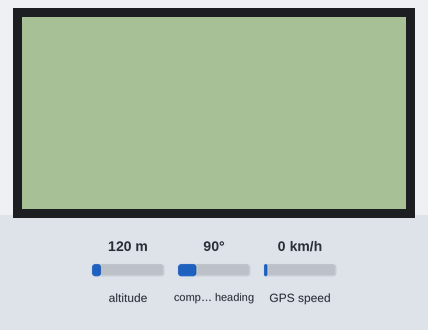
Recording of a sketch running on a simulated Arduino Uno, built with avr-gcc and run on an emulated ATmega328P. Shown: 128×64 one-colour display. Inputs (shaded band) come from the test bench; at power-on: altitude 120 m, compass heading 90°, GPS speed 0 km/h. The GPS gets a fix after 3 s at 37.7749, -122.4194 with 8 satellites; what the sketch prints to the serial monitor is not drawn.

Above: at 1.2 s.
1.3 s: altitude set to 20 m
At 5.0 s:
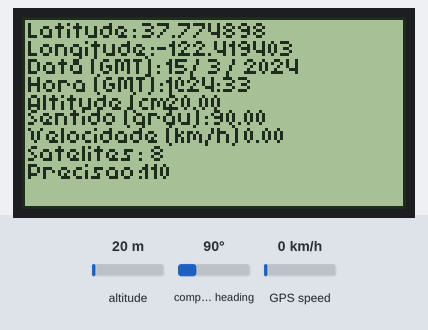
5.6 s: compass heading set to 7°
At 9.6 s:
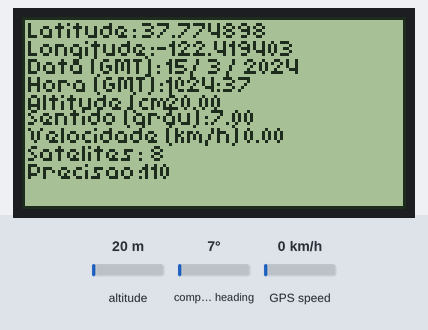
9.9 s: GPS speed set to 118 km/h
At 11.8 s:
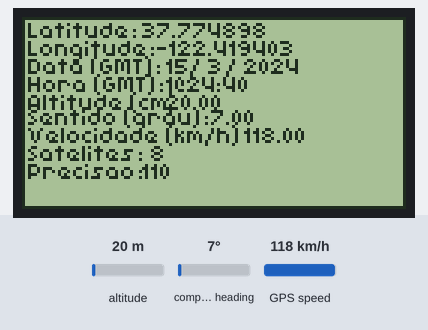
13.8 s: altitude set to 250 m
At 16.8 s:
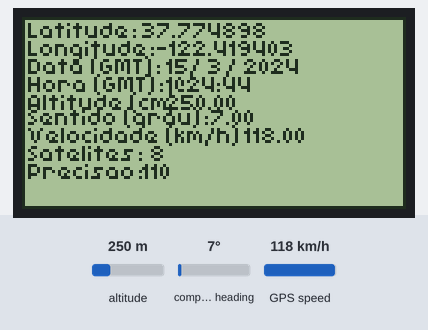
Timing chart, 0 to 18.3 s (numbered marks = the images above; inputs shaded):
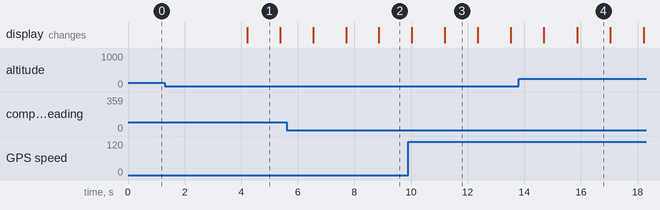

Measured:
- what the display in image 1 shows lasts 1.2 s, from 4.2 s to 5.4 s

The sketch:

LCD_128x64_with_GPS.ino
```cpp
#include <SoftwareSerial.h>
#include <TinyGPS.h>
#include <Arduino.h>
#include <U8g2lib.h>
#include <SPI.h>
#include <Wire.h>

U8G2_ST7920_128X64_1_SW_SPI u8g2(U8G2_R2, 13, 11, 10, 8 );
SoftwareSerial serial1(6,7); //RX, TX
TinyGPS gps1;

void setup() {
  Serial.begin(9600);
  serial1.begin(9600);
  u8g2.begin();
  u8g2.drawFrame(0,0,128,64);
    u8g2.setFont(u8g2_font_baby_tr);
    u8g2.drawStr(2,7,"Esperando sinal GPS");

  Serial.println("Esperando sinal do GPS");
}

void loop() {

  bool recebido = false;
  static unsigned long delayPrint;

  while(serial1.available()){
    char cIn = serial1.read();
    recebido = (gps1.encode(cIn) || recebido);
  }

  if((recebido) && (millis() - delayPrint) > 1000){

    u8g2.firstPage();
    do{
    draw();
    } while (u8g2.nextPage());
  }

}

void draw(){
    u8g2.drawFrame(0,0,128,64);
    u8g2.setFont(u8g2_font_baby_tr);

    //Latitude e Longitude

    float latitude, longitude;

    unsigned long idadeInfo;
    gps1.f_get_position(&latitude, &longitude, &idadeInfo);

    if(latitude != TinyGPS::GPS_INVALID_F_ANGLE){

    u8g2.drawStr(2,7,"Latitude: ");
    u8g2.setCursor(40,7);
    u8g2.print(latitude, 6);

    Serial.println("Latitude: ");
    Serial.println(latitude, 6);
    }

    if(longitude != TinyGPS::GPS_INVALID_F_ANGLE){
      u8g2.drawStr(2,13,"Longitude: ");
      u8g2.setCursor(45, 13);
      u8g2.print(longitude, 6);

      Serial.println("Latitude: ");
      Serial.println(longitude, 6);
    }

    //Data e Hora
    int ano;
    byte mes, dia, hora, minuto, segundo, centesimo;
    gps1.crack_datetime(&ano, &mes, &dia, &hora, &minuto, &segundo, &centesimo, &idadeInfo);

    u8g2.drawStr(2,19,"Data (GMT): ");
    u8g2.setCursor(48,19);
    u8g2.print(dia);
    u8g2.drawStr(56,19,"/");
    u8g2.setCursor(62,19);
    u8g2.print(mes);
    u8g2.drawStr(68,19,"/");
    u8g2.setCursor(74,19);
    u8g2.print(ano);

    u8g2.drawStr(2, 25, "Hora (GMT): ");
    u8g2.setCursor(48,25);
    u8g2.print(hora);
    u8g2.drawStr(52,25,":");
    u8g2.setCursor(55, 25);
    u8g2.print(minuto);
    u8g2.drawStr(64,25,":");
    u8g2.setCursor(67,25);
    u8g2.print(segundo);

    //Altitude
    float altitudeGPS;
    altitudeGPS = gps1.f_altitude();

    if((altitudeGPS != TinyGPS::GPS_INVALID_ALTITUDE) && (altitudeGPS != 1000000)){
      u8g2.drawStr(2,31,"Altitude (cm): ");
      u8g2.setCursor(48,31);
      u8g2.print(altitudeGPS);
    }

    //Sentido
    unsigned long sentido;
    sentido = gps1.course();

    u8g2.drawStr(2,36,"Sentido (grau): ");
    u8g2.setCursor(63,36);
    u8g2.print(float(sentido)/100,2);

    //Velocidade
    float velocidade;
    velocidade = gps1.f_speed_kmph();

    u8g2.drawStr(2,42,"Velocidade (km/h): ");
    u8g2.setCursor(74,42);
    u8g2.print(velocidade, 2);

    //Satélites e Precisão
    unsigned short satelites;
    unsigned long precisao;
    satelites = gps1.satellites();
    precisao = gps1.hdop();

    if(satelites != TinyGPS::GPS_INVALID_SATELLITES){
      u8g2.drawStr(2,48,"Satelites: ");
      u8g2.setCursor(43, 48);
      u8g2.print(satelites);
    }

    if(precisao != TinyGPS::GPS_INVALID_HDOP){
      u8g2.drawStr(2,54,"Precisao: ");
      u8g2.setCursor(40, 54);
      u8g2.print(precisao);
    }


}
```
